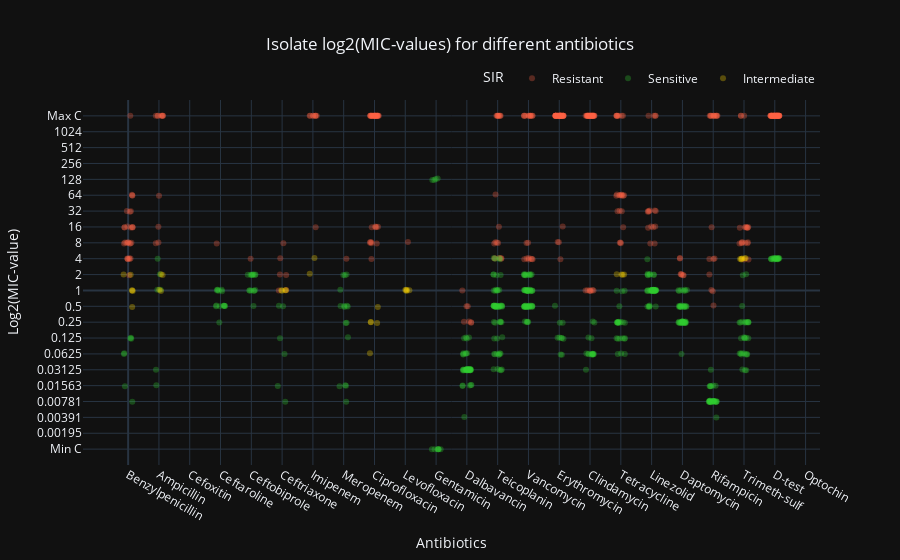

The cell this chart's notebook holds for it:
### Code cell
def main():
    # Load files
    chosen_isolates_list = pd.read_csv("Chosen_isolates_list.csv")
    CIB = pd.ExcelFile("CIB_TF-data_AllIsolates_20230302.xlsx")
    matrix_EU = pd.read_excel(CIB, "matrix EU")
    
    # Rename a long name for plotting purposes
    matrix_EU.rename(columns={"Trimethoprim-sulfamethoxazole": "Trimeth-sulf"}, inplace=True)
    
    # Select isolates
    chosen_isolates = extract_chosen_isolates(chosen_isolates_list, matrix_EU)
    
    # List of antiiotic names
    antibiotics = list(chosen_isolates.columns[3:])    
     
    # Extract all SIRs for an antibiotic.
    chosen_isolates_SIR = extract_SIR(chosen_isolates, antibiotics)
    
    # Remove the tuples that have None in their SIR data
    filtered_chosen_isolates_SIR = filter_mic_values(chosen_isolates_SIR)
    
    # Extract the mic-values of each isolate for each antibiotic.
    mic_data = extract_mic_data(filtered_chosen_isolates_SIR, antibiotics)
    
    print(mic_data)
    # Create dataframe used for plotting
    plot_df = create_plot_df(antibiotics, mic_data)
    
    plotly_dotplot(plot_df, antibiotics)
    
if __name__ == "__main__":
    main()

### Figure 1 — Plotly figure (JSON) as saved in the notebook; plotly's stock layout.template omitted (floating-point values rounded to 4 significant figures; data arrays with more than 128 entries replaced by an {"elided": "..."} marker saying what was removed)
{"data": [{"customdata": {"elided": "382x2 mixed values"}, "hovertemplate": "<b>%{hovertext}</b><br><br>SIR=Resistant<br>Log2(MIC-value)=%{y:.0f}<br>Scale=%{customdata[0]}<br>Pathogen=%{customdata[1]}<extra></extra>", "hovertext": {"elided": "382 str values"}, "legendgroup": "Resistant", "marker": {"color": "tomato", "opacity": 0.3, "symbol": "circle"}, "mode": "markers", "name": "Resistant", "orientation": "v", "showlegend": true, "type": "scatter", "x": {"elided": "382 float values"}, "xaxis": "x", "y": {"elided": "382 float values"}, "yaxis": "y"}, {"customdata": {"elided": "478x2 mixed values"}, "hovertemplate": "<b>%{hovertext}</b><br><br>SIR=Sensitive<br>Log2(MIC-value)=%{y:.0f}<br>Scale=%{customdata[0]}<br>Pathogen=%{customdata[1]}<extra></extra>", "hovertext": {"elided": "478 str values"}, "legendgroup": "Sensitive", "marker": {"color": "limegreen", "opacity": 0.3, "symbol": "circle"}, "mode": "markers", "name": "Sensitive", "orientation": "v", "showlegend": true, "type": "scatter", "x": {"elided": "478 float values"}, "xaxis": "x", "y": {"elided": "478 float values"}, "yaxis": "y"}, {"customdata": [[true, "Streptococcus mitis"], [true, "Streptococcus pneumoniae"], [true, "Streptococcus mitis"], [true, "Streptococcus mitis"], [true, "Streptococcus oralis"], [true, "Streptococcus oralis"], [true, "Streptococcus mitis"], [true, "Streptococcus mitis"], [true, "Streptococcus oralis"], [true, "Streptococcus oralis"], [true, "Streptococcus pneumoniae"], [true, "Streptococcus pneumoniae"], [true, "Streptococcus pneumoniae"], [true, "Streptococcus pneumoniae"], [true, "Enterococcus faecalis"], [true, "Enterococcus faecalis"], [true, "Staphylococcus capitis"], [true, "Staphylococcus capitis"], [true, "Staphylococcus epidermidis"], [true, "Staphylococcus hominis"], [true, "Staphylococcus aureus"], [true, "Streptococcus pneumoniae"], [true, "Streptococcus pneumoniae"], [true, "Streptococcus pneumoniae"], [true, "Streptococcus pneumoniae"], [true, "Streptococcus pneumoniae"], [true, "Staphylococcus epidermidis"], [true, "Staphylococcus epidermidis"], [true, "Staphylococcus epidermidis"], [true, "Staphylococcus hominis"], [true, "Staphylococcus epidermidis"], [true, "Staphylococcus epidermidis"], [true, "Staphylococcus hominis"], [true, "Staphylococcus hominis"], [true, "Staphylococcus epidermidis"], [true, "Staphylococcus epidermidis"]], "hovertemplate": "<b>%{hovertext}</b><br><br>SIR=Intermediate<br>Log2(MIC-value)=%{y:.0f}<br>Scale=%{customdata[0]}<br>Pathogen=%{customdata[1]}<extra></extra>", "hovertext": ["BAR064", "QM1470", "QM870", "QM871", "HV752", "QM138", "QM870", "QM871", "HV752", "QM138", "QM806", "QM1470", "QM326", "QM328", "QM065", "QM294", "QM085", "QM086", "HV146", "HV414", "QM1450", "QM806", "BAR026", "QM1470", "QM027", "QM328", "HV116", "HV146", "QM968", "QM093", "HV953", "QM968", "HV245", "HV88", "HV733", "HV744"], "legendgroup": "Intermediate", "marker": {"color": "gold", "opacity": 0.3, "symbol": "circle"}, "mode": "markers", "name": "Intermediate", "orientation": "v", "showlegend": true, "type": "scatter", "x": [-0.1476, 0.08226, 0.1344, 0.1314, 0.1211, 0.1489, 1.069, 1.01, 1.066, 1.12, 5.1, 4.975, 4.996, 5.123, 6.051, 5.896, 7.881, 8.086, 7.879, 7.853, 8.107, 9.029, 9.055, 9.133, 9.001, 9.04, 16.06, 15.87, 16.11, 16.02, 19.91, 19.94, 20.03, 19.87, 20.05, 19.91], "xaxis": "x", "y": [1.011, 0.9839, 0.009243, -1.047, -0.01014, -0.03617, 1.015, 0.03939, -0.03706, 0.9721, 0.01297, 0.004688, -0.02321, 0.007771, 2.043, 1.046, -2.003, -2.05, -1.994, -3.952, -1.046, 0.04987, 0.02268, 0.009049, 0.02331, -0.04055, 0.9852, 1.021, 0.9986, 0.9989, 1.997, 2.008, 2.031, 1.975, 2.027, 1.956], "yaxis": "y"}], "layout": {"legend": {"orientation": "h", "title": {"text": "SIR"}, "tracegroupgap": 0, "x": 1, "xanchor": "right", "y": 1.02, "yanchor": "bottom"}, "title": {"text": "Isolate log2(MIC-values) for different antibiotics", "x": 0.5}, "xaxis": {"anchor": "y", "domain": [0, 1], "tickmode": "array", "ticktext": ["Benzylpenicillin", "Ampicillin", "Cefoxitin", "Ceftaroline", "Ceftobiprole", "Ceftriaxone", "Imipenem", "Meropenem", "Ciprofloxacin", "Levofloxacin", "Gentamicin", "Dalbavancin", "Teicoplanin", "Vancomycin", "Erythromycin", "Clindamycin", "Tetracycline", "Linezolid", "Daptomycin", "Rifampicin", "Trimeth-sulf", "D-test", "Optochin"], "tickvals": [0, 1, 2, 3, 4, 5, 6, 7, 8, 9, 10, 11, 12, 13, 14, 15, 16, 17, 18, 19, 20, 21, 22], "title": {"text": "Antibiotics"}}, "yaxis": {"anchor": "x", "domain": [0, 1], "range": [-11, 12], "tickmode": "array", "ticktext": ["Min C", "0.00195", "0.00391", "0.00781", "0.01563", "0.03125", "0.0625", "0.125", "0.25", "0.5", "1", "2", "4", "8", "16", "32", "64", "128", "256", "512", "1024", "Max C"], "tickvals": [-10, -9, -8, -7, -6, -5, -4, -3, -2, -1, 0, 1, 2, 3, 4, 5, 6, 7, 8, 9, 10, 11], "title": {"text": "Log2(MIC-value)"}}}}
